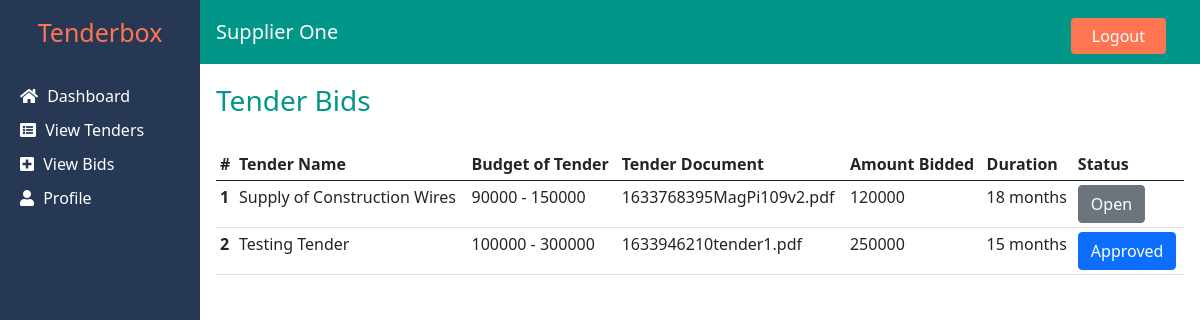
The page /supplier/view_bids.php (signed in) on the database its author committed.
### tables this page shows
CREATE TABLE `supplier` (
  `id` int(11) NOT NULL,
  `name` varchar(250) NOT NULL,
  `email` varchar(250) NOT NULL,
  `password` varchar(250) NOT NULL,
  `phone` varchar(200) NOT NULL,
  `startyear` int(11) NOT NULL,
  `description` text NOT NULL,
  `type` varchar(200) NOT NULL
);

CREATE TABLE `tender` (
  `id` int(11) NOT NULL,
  `org_id` int(11) NOT NULL,
  `tendername` varchar(250) NOT NULL,
  `minbudget` varchar(250) NOT NULL,
  `maxbudget` varchar(255) NOT NULL,
  `period` varchar(250) NOT NULL,
  `description` varchar(1000) NOT NULL,
  `tenderno` varchar(200) NOT NULL,
  `opendate` date NOT NULL,
  `closedate` date NOT NULL,
  `tenderdoc` varchar(200) NOT NULL,
  `sector` varchar(200) NOT NULL,
  `category` varchar(200) NOT NULL,
  `enddate` date NOT NULL
);

CREATE TABLE `tenderdocs` (
  `id` int(11) NOT NULL,
  `doc` varchar(100) NOT NULL,
  `tender_id` int(11) NOT NULL,
  `supplier_id` int(11) NOT NULL
);

CREATE TABLE `bid_details` (
  `id` int(11) NOT NULL,
  `amount` int(11) NOT NULL,
  `tender_id` int(11) NOT NULL,
  `supplier_id` int(11) NOT NULL,
  `status` varchar(20) NOT NULL DEFAULT 'open',
  `duration` varchar(50) NOT NULL
);

### supplier/view_bids.php (the view, shortened to what this page needs)
<?php
include 'includes/header.php' ;
include 'includes/config.php' ;
$supplier_id = $_SESSION['supplier_id'];
$query = "SELECT t.tendername tendername,t.id tenderid, bd.amount,t.minbudget,t.maxbudget, bd.status, bd.duration, s.name suppliername, s.id supplierid, td.doc tenderdocument, tmd.kra_pin, tmd.coi, tmd.cor, tmd.tcc, tmd.c_act, tmd.ctl FROM tender t INNER JOIN bid_details bd ON t.id = bd.tender_id INNER join supplier s ON bd.supplier_id = s.id INNER join tenderdocs td ON bd.tender_id = td.tender_id and bd.supplier_id= td.supplier_id INNER join tendermdocs tmd ON bd.tender_id = tmd.tender_id and bd.supplier_id= tmd.supplier_id where s.id = '$supplier_id'";
$bids_result =  $conn->query($query) or die($conn->error);
?>
<main class="d-flex" style="overflow-x: hidden;">
    <?php include 'includes/sidebar.php' ?>
    <section class="page-csontainer mx-3" style="width: 100%">
        <h3 class="page-title">Tender Bids</h3>
        <div style="width: 100%;overflow: auto;">
            <table class="table table-sm">
                <thead>
                    <tr>
                    <th scope="col">#</th>
                    <th scope="col">Tender Name</th>
                    <th scope="col">Budget of Tender</th>
                    <th scope="col">Tender Document</th>
                    <th scope="col">Amount Bidded</th>
                    <th scope="col">Duration</th>
                    <th scope="col">Status</th>
                    </tr>
                </thead>
                <tbody>
                    <?php
                    $count = 0;
                    while($row = mysqli_fetch_assoc($bids_result)):
                        $count ++;
                        ?>
                        <tr>
                            <th scope="row"><?php echo $count ?></th>
                            <td><?php echo $row['tendername'] ?></td>
                            <td><?php echo $row['minbudget']. " - ".$row['maxbudget']  ?></td>
                            <td><?php echo $row['tenderdocument'] ?></td>
                            <td><?php echo $row['amount'] ?></td>
                            <td><?php echo $row['duration'] ?></td>
                            <td>
                                <?php
                                    if($row['status'] == "open"){
                                        echo "<button class=\"btn btn-block btn-secondary\">Open</button>";
                                    }else if($row['status'] == "approved"){
                                        echo "<button class=\"btn btn-block btn-primary\">Approved</button>";
                                    }else{
                                        echo "<button class=\"btn btn-block btn-danger\">Rejected</button>";
                                    }
                                ?>
                            </td>
                        </tr>
                        <?php endwhile ?>
                </tbody>
            </table>
        </div>
    </section>
</main>
<?php include 'includes/footer.php' ?>

### supplier/includes/header.php (shortened to what this page needs)
<?php
include 'config.php';
$supplier_id =$_SESSION['supplier_id'];
$supresult = $conn->query("SELECT * FROM supplier where id ='$supplier_id'");
$array = mysqli_fetch_assoc($supresult);
?>
<!DOCTYPE html>
<html lang="en">
<head>
    <link href="https://cdnjs.cloudflare.com/ajax/libs/font-awesome/5.15.4/css/all.min.css" rel="stylesheet">
    <link rel="stylesheet" href="css/bootstrap.min.css">
    <link rel="stylesheet" href="css/style.css">
</head>
<body>
    <nav class="nav">
        <h1 class="navbar-brand">Tenderbox</h1>
        <div class="nav-bar">
            <h5><?php echo $array['name'] ?></h5>
            <a href="logout.php" class="btn logout-btn" type="submit">Logout</a>
        </div>
    </nav>

### supplier/css/style.css (style rules this page uses)
a, a:hover { text-decoration: none; }
nav.nav { height: 4rem; background-color: #009688; }
.navbar-brand { width: 200px; height: 100%; font-size: 25px; background-color: #273855; display: flex; align-items: center; justify-content: center; color: #ff7552; }
.nav-bar { display: flex; align-items: center; width: calc(100% - 250px); }
.nav-bar h5 { color: #fff; }
.logout-btn, .logout-btn:hover { background-color: #ff7552; margin-left: auto; padding: 5px 20px; color: #fff; }
.page-title { margin-top: 20px; margin-bottom: 30px; color: #009688; }

### rows shown on the page
supplier: name "Supplier One"
tender: tendername "Supply of Construction Wires", minbudget "90000", maxbudget "150000", tenderdocs.doc "1633768395MagPi109v2.pdf", bid_details.amount "120000", bid_details.duration "18 months", shows "Open"
tender: tendername "Testing Tender", minbudget "100000", maxbudget "300000", tenderdocs.doc "1633946210tender1.pdf", bid_details.amount "250000", bid_details.duration "15 months", shows "Approved"
